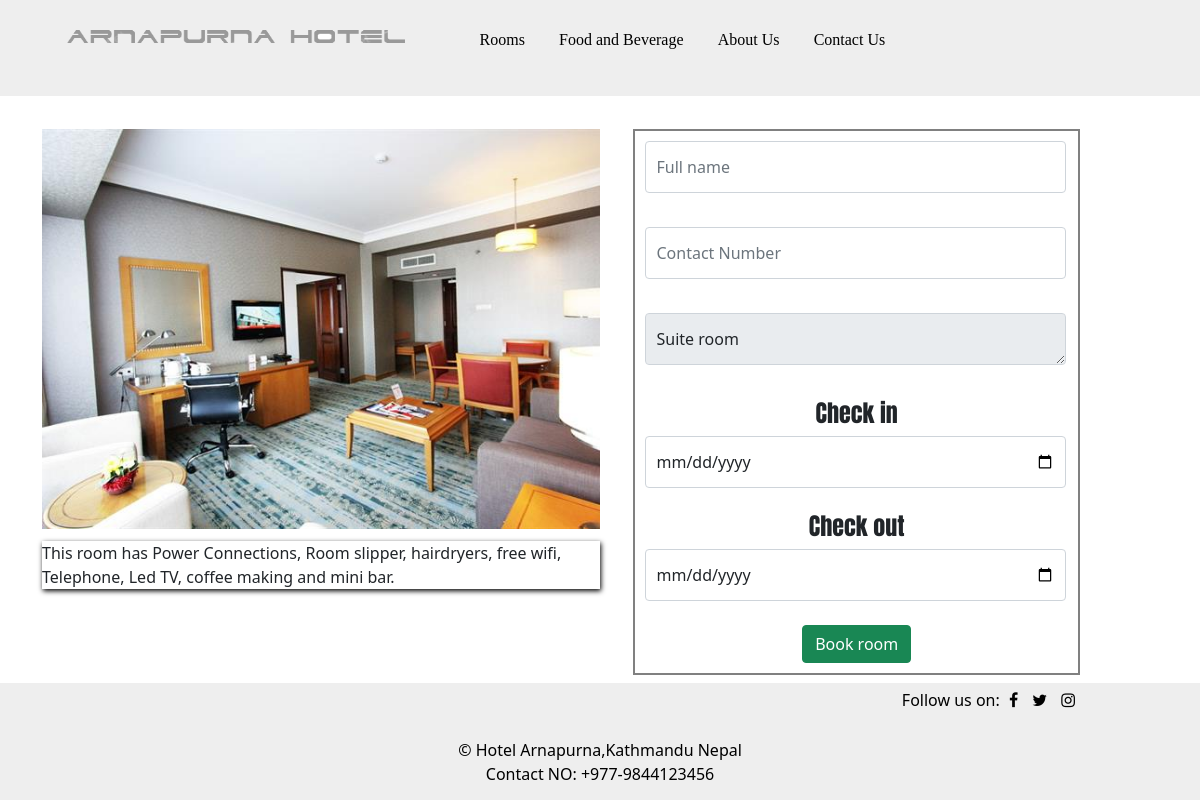
Page /room/2 on the earlier database version.
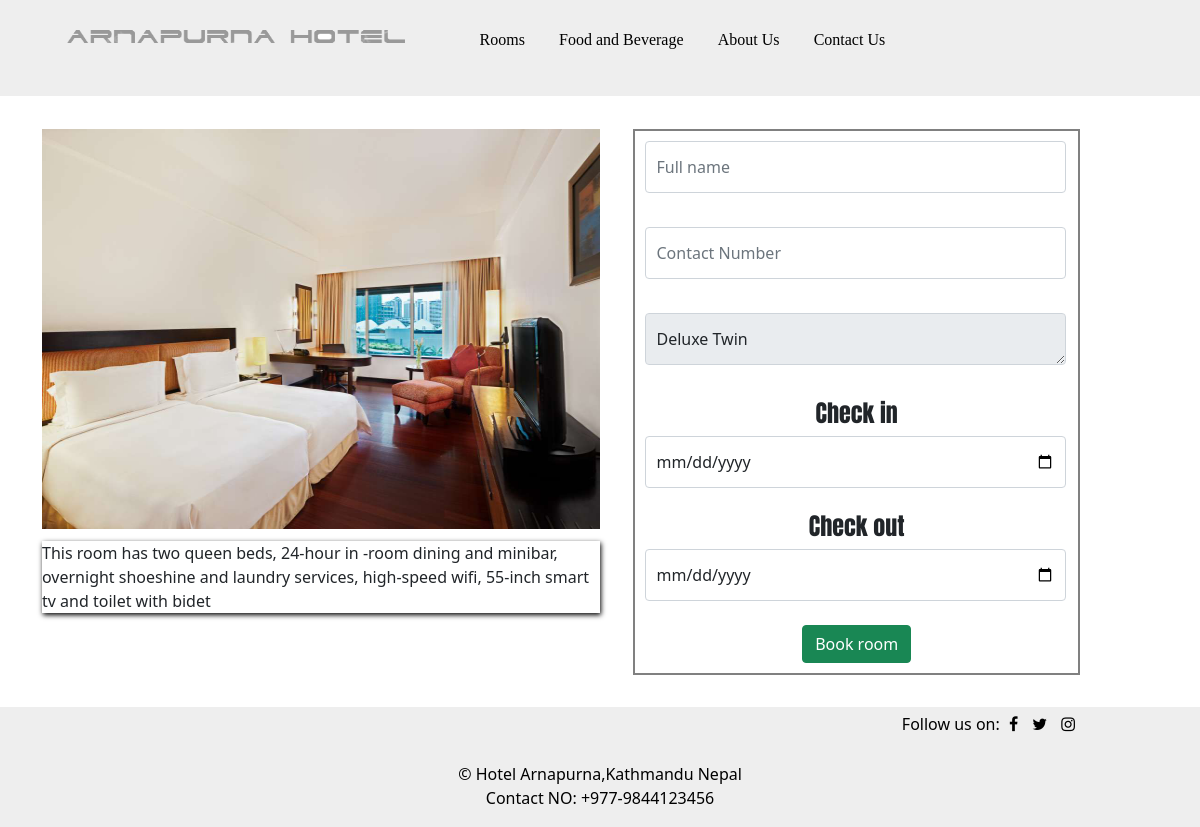
Same page on the later database version.
### Room/models.py (models this page shows, shortened)
class ImagePost(models.Model):
    caption = models.CharField(max_length=50)
    description = models.CharField(max_length=200)
    image = models.FileField(upload_to='db.sqlite3', blank = True)#file will be saved to MEDIA_ROOT / db.sqlite3(pathname) / 2021#Media_root is for server path to store files in the computer.

### Room/views.py (the view, shortened to what this page needs)
# urls.py: path('room/<int:image_id>', views.details, name="details"),
def details(request, image_id):
    theta_image = get_object_or_404(ImagePost, pk=image_id)#get_object_or_404 get objects based on primary key,each objects in databse has number assigned to primary key
    return render(request, 'room/detail.html',{"theta_image":theta_image})

### Room/templates/room/detail.html (shortened to what this page needs)
{% extends "room/base.html" %}
{% block content %}
<div class="collect">
    <div class="detailfooter">
        <img src={{theta_image.image.url}} alt="picture" width="100%" height="400">
        <p>{{theta_image.description}}</p>
    </div>
        <div class="page-forms">
            <form id="reserve" action="{{x.id}}" method="post">
                <input type="text" name="fullname" id="fullname" class="form-control" placeholder="Full name" required><br>
                <input type="number" name="contact" id="contact" class="form-control" placeholder="Contact Number" required><br>
                <textarea type="text" name="room" class="form-control" placeholder="Select Room" rows="1" readonly >{{theta_image.caption}}</textarea><br>
                <h4>Check in</h4>
                <input type="date" name="checkin" id="checkin" class="form-control" placeholder="" required><br>
                <h4>Check out</h4>
                <input type="date" name="checkout" id="checkout" class="form-control" placeholder="P" required ><br>
                <button type="submit" class="btn btn-success" onclick="btnsub()" style="margin-bottom: 10px;">Book room</button>
            </form>
        </div>
</div>
{% endblock content %}

Differences in the rows shown:
changed ImagePost: image: a different picture; description "This room has Power Connections, Room slipper, hairdryers, free wifi, Telephone, Led TV, coffee making and mini bar." → "This room has two queen beds, 24-hour in -room dining and minibar, overnight shoeshine and laundry services, high-speed wifi, 55-inch smart tv and toilet with bidet"; room "Suite room" → "Deluxe Twin"
